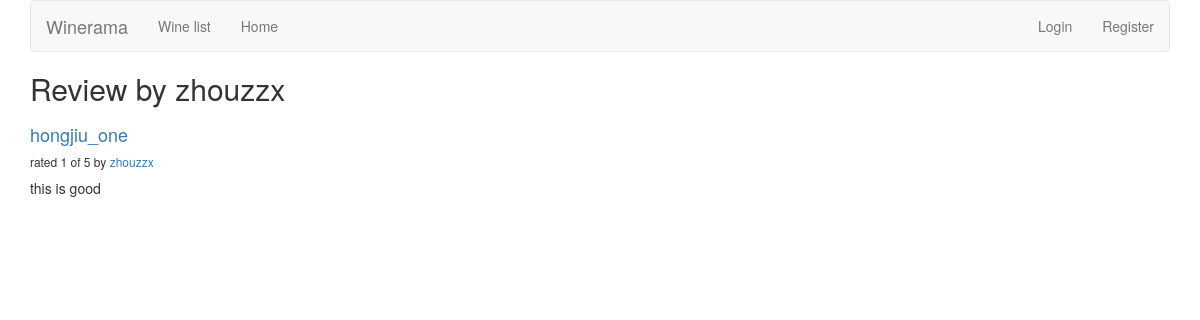
The page /reviews/review/user/zhouzzx/ on the database its author committed.
### reviews/models.py (models this page shows, shortened)
class Review(models.Model):
    RATING_CHOICES = (
        (1, '1'),
        (2, '2'),
        (3, '3'),
        (4, '4'),
        (5, '5'),
    )
    wine = models.ForeignKey(Wine)
    pub_date = models.DateTimeField('date published')
    user_name = models.CharField(max_length=100)
    comment = models.CharField(max_length=200)
    rating = models.IntegerField(choices=RATING_CHOICES)

class Wine(models.Model):
    name = models.CharField(max_length=200)

### reviews/views.py (the view)
# urls.py: url(r'^review/user/(?P<username>\w+)/$', views.user_review_list, name='user_review_list'),
def user_review_list(request, username=None):
    if not username:
        username = request.user.username
    latest_review_list = Review.objects.filter(user_name=username).order_by('-pub_date')
    context = {'latest_review_list':latest_review_list, 'username':username}
    return render(request, 'reviews/user_review_list.html', context)

### reviews/templates/reviews/user_review_list.html
{% extends 'reviews/review_list.html' %}
{% block title %}
<h2>Review by {{ username }}</h2>
{% endblock %}

### reviews/templates/reviews/review_list.html (shortened to what this page needs)
{% extends 'base.html' %}
{% block content %}
{% if latest_review_list %}
<div class="row">
    {% for review in latest_review_list %}
    <div class="col-xs-6 col-lg-4">
        <h4><a href="{% url 'reviews:review_detail' review.id %}">
        {{ review.wine.name }}
        </a></h4>
        <h6>rated {{ review.rating }} of 5 by <a href="{% url 'reviews:user_review_list' review.user_name %}"> {{ review.user_name }} </a></h6>
        <p>{{ review.comment }}</p>
    </div>
    {% endfor %}
</div>
{% else %}
<p>No reviews are available.</p>
{% endif %}
{% endblock %}

### rows shown on the page
Review: user_name "zhouzzx", wine.name "hongjiu_one", rating "1", comment "this is good"
